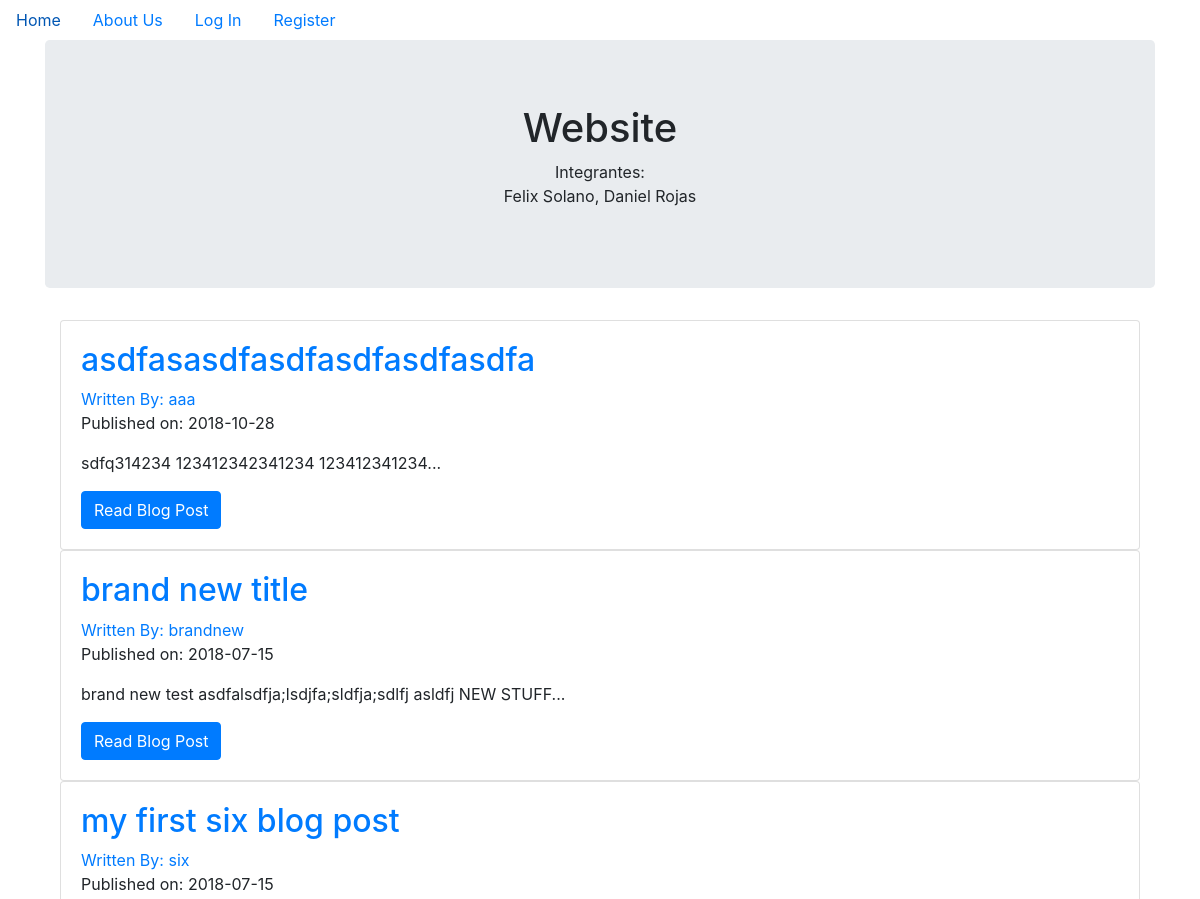
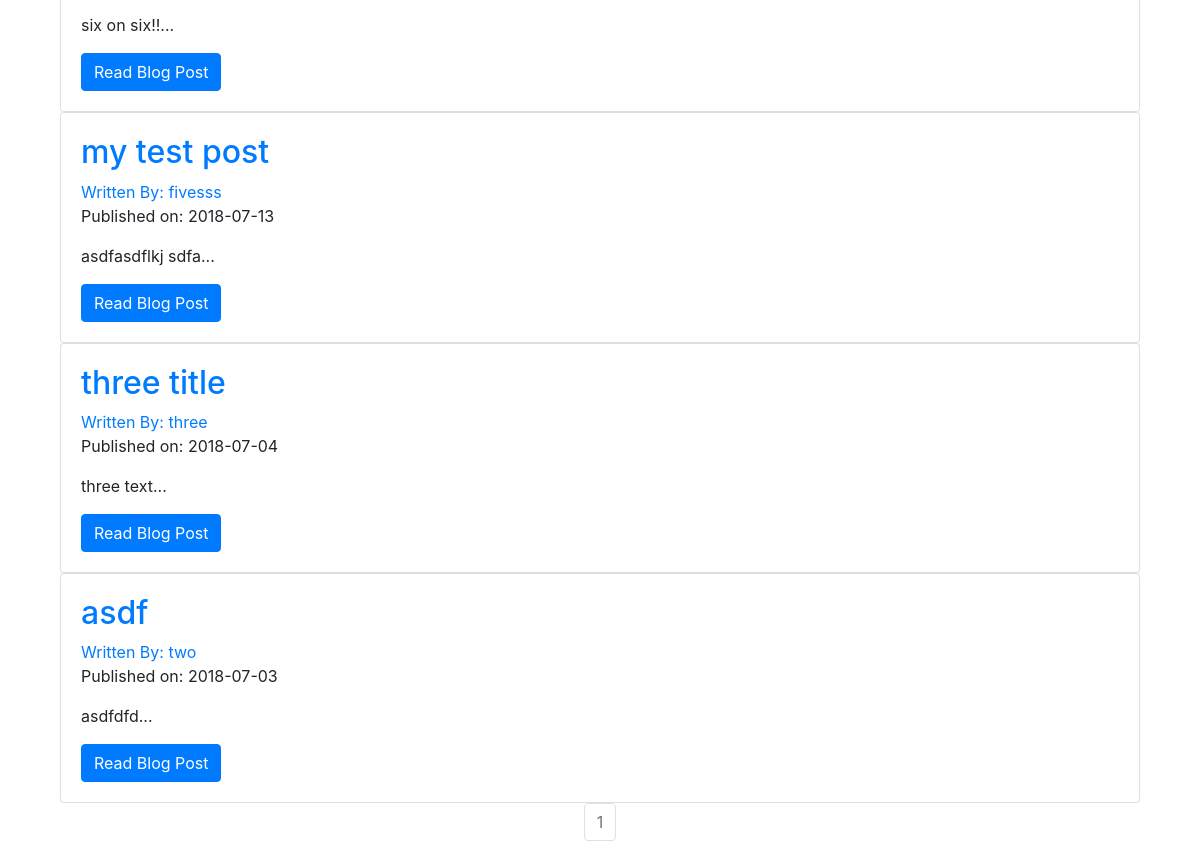
The page / on the database its author committed (2 pictures, top to bottom).
### socialcompanyblog/models.py (models this page shows, shortened)
class BlogPost(db.Model):
    users = db.relationship(User)
    id = db.Column(db.Integer, primary_key=True)
    user_id = db.Column(db.Integer, db.ForeignKey('users.id'), nullable=False)
    date = db.Column(db.DateTime, nullable=False, default=datetime.utcnow)
    title = db.Column(db.String(140), nullable=False)
    text = db.Column(db.Text, nullable=False)

class User(db.Model, UserMixin):
    __tablename__ = 'users'
    id = db.Column(db.Integer, primary_key = True)
    profile_image = db.Column(db.String(20), nullable=False, default='default_profile.png')
    email = db.Column(db.String(64), unique=True, index=True)
    username = db.Column(db.String(64), unique=True, index=True)
    password_hash = db.Column(db.String(128))
    posts = db.relationship('BlogPost', backref='author', lazy=True)

### socialcompanyblog/core/views.py (the view)
@core.route('/')
def index():
    page = request.args.get('page', 1, type=int)
    blog_posts = BlogPost.query.order_by(BlogPost.date.desc()).paginate(page=page, per_page=10)
    return render_template('index.html',blog_posts=blog_posts)

### socialcompanyblog/templates/index.html (shortened to what this page needs)
{% extends "base.html" %}
{% block content %}
  <div class="jumbotron">
    <h1 align="center">Website</h1>
    <p align="center">
        Integrantes:<br>
        Felix Solano, Daniel Rojas <br>
    </p>
  </div>
  <div class="container">
    {% for post in blog_posts.items %}
    <div class="card" >
      <div class="card-body">
        <h2><a class="card-title" href="  {{ url_for('blog_posts.blog_post', blog_post_id=post.id) }}">{{ post.title }}</a></h2>
        <a href="{{ url_for('users.user_posts', username=post.author.username) }}">Written By: {{ post.author.username }}</a>
        <p>Published on: {{ post.date.strftime('%Y-%m-%d') }}</p>
        <p class="card-text">{{ post.text[:100] }}...</p>
        <a href="{{ url_for('blog_posts.blog_post', blog_post_id=post.id) }}" class="btn btn-primary">Read Blog Post</a>
      </div>
    </div>
   {% endfor %}
   <nav aria-label="Page navigation example">
     <ul class="pagination justify-content-center">
       {% for page_num in blog_posts.iter_pages(left_edge=1, right_edge=1, left_current=1, right_current=2) %}
          {% if blog_posts.page == page_num %}
          <li class="page-item disabled">
            <a class="page-link" href="{{ url_for('core.index', page=page_num) }}">{{ page_num }}</a></li>
          {% else %}
            <li class="page-item"><a class="page-link" href="{{ url_for('core.index', page=page_num) }}">{{ page_num }}</a></li>
          {% endif %}
      {% endfor %}
    </nav>
{% endblock %}

### socialcompanyblog/templates/base.html (shortened to what this page needs)
<!DOCTYPE html>
<html>
  <head>
    <link rel="stylesheet" href="https://maxcdn.bootstrapcdn.com/bootstrap/4.0.0/css/bootstrap.min.css">
  </head>
  <body>
  <ul class="nav">
  <li class="nav-item">
    <a class="nav-link" href="{{ url_for('core.index') }}">Home</a>
  </li>
  <li class="nav-item">
    <a class="nav-link" href="{{ url_for('core.info') }}">About Us</a>
  </li>
    {% if current_user.is_authenticated %}
    <li class="nav-link"><a href="{{ url_for('users.logout') }}">Log Out</a></li>
    <li class="nav-link"><a href="{{ url_for('users.account') }}">Account</a></li>
    <li class="nav-link"><a href="{{ url_for('blog_posts.create_post') }}">Create Post</a></li>
    {% else %}
    <li class="nav-link"><a href="{{ url_for('users.login') }}">Log In</a></li>
    <li class="nav-link"><a href="{{ url_for('users.register') }}">Register</a></li>
    {% endif %}
</ul>
<div class="container">
  {% block content %}
  {% endblock %}
</div>
  </body>
</html>

### rows shown on the page
BlogPost: title "asdfasasdfasdfasdfasdfasdfa", author.username "aaa", date "2018-10-28", text "sdfq314234 123412342341234 123412341234"
BlogPost: title "brand new title", author.username "brandnew", date "2018-07-15", text "brand new test asdfalsdfja;lsdjfa;sldfja;sdlfj asldfj NEW STUFF"
BlogPost: title "my first six blog post", author.username "six", date "2018-07-15", text "six on six!!"
BlogPost: title "my test post", author.username "fivesss", date "2018-07-13", text "asdfasdflkj sdfa"
BlogPost: title "three title", author.username "three", date "2018-07-04", text "three text"
BlogPost: title "asdf", author.username "two", date "2018-07-03", text "asdfdfd"

### other values the page prints
{{ page_num }} "1"
